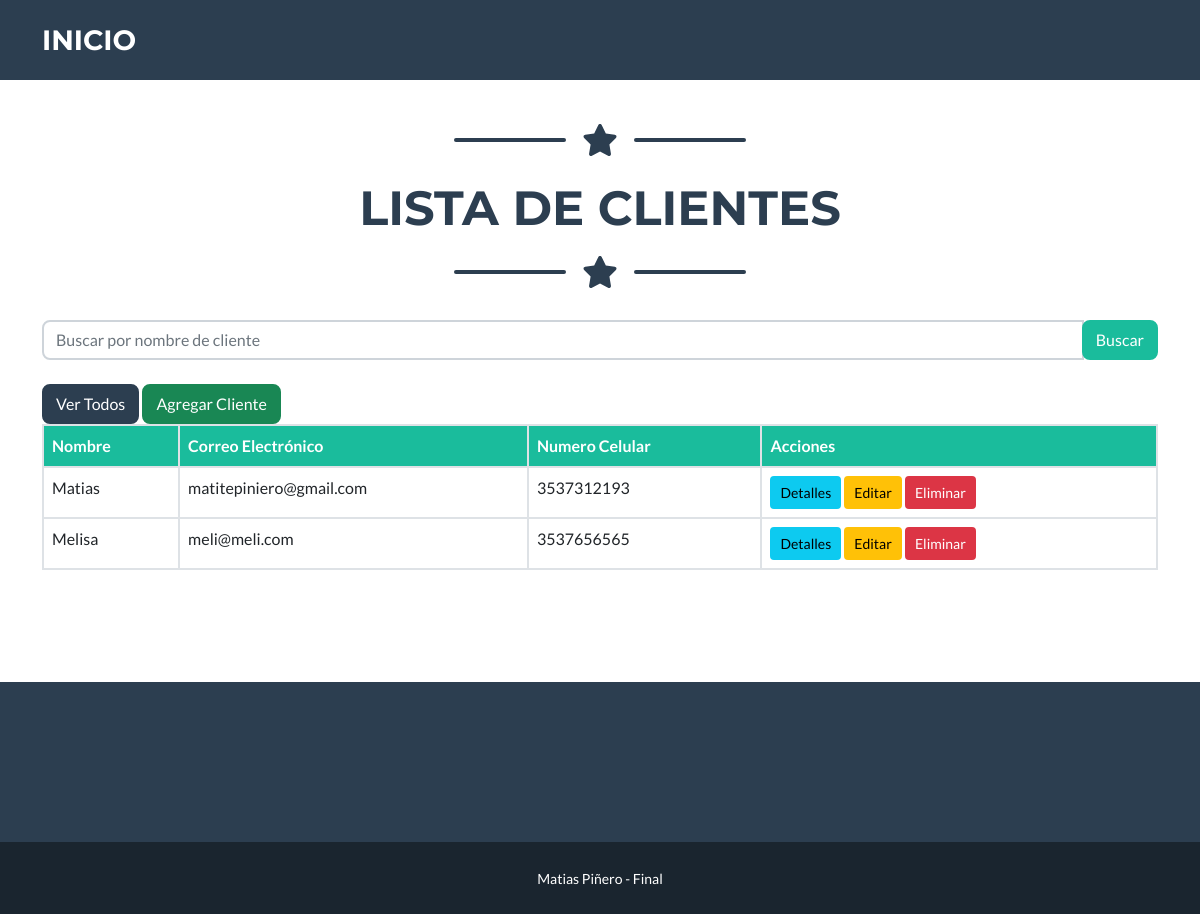
The page /AppCoder/cliente/ on the database as committed earlier.
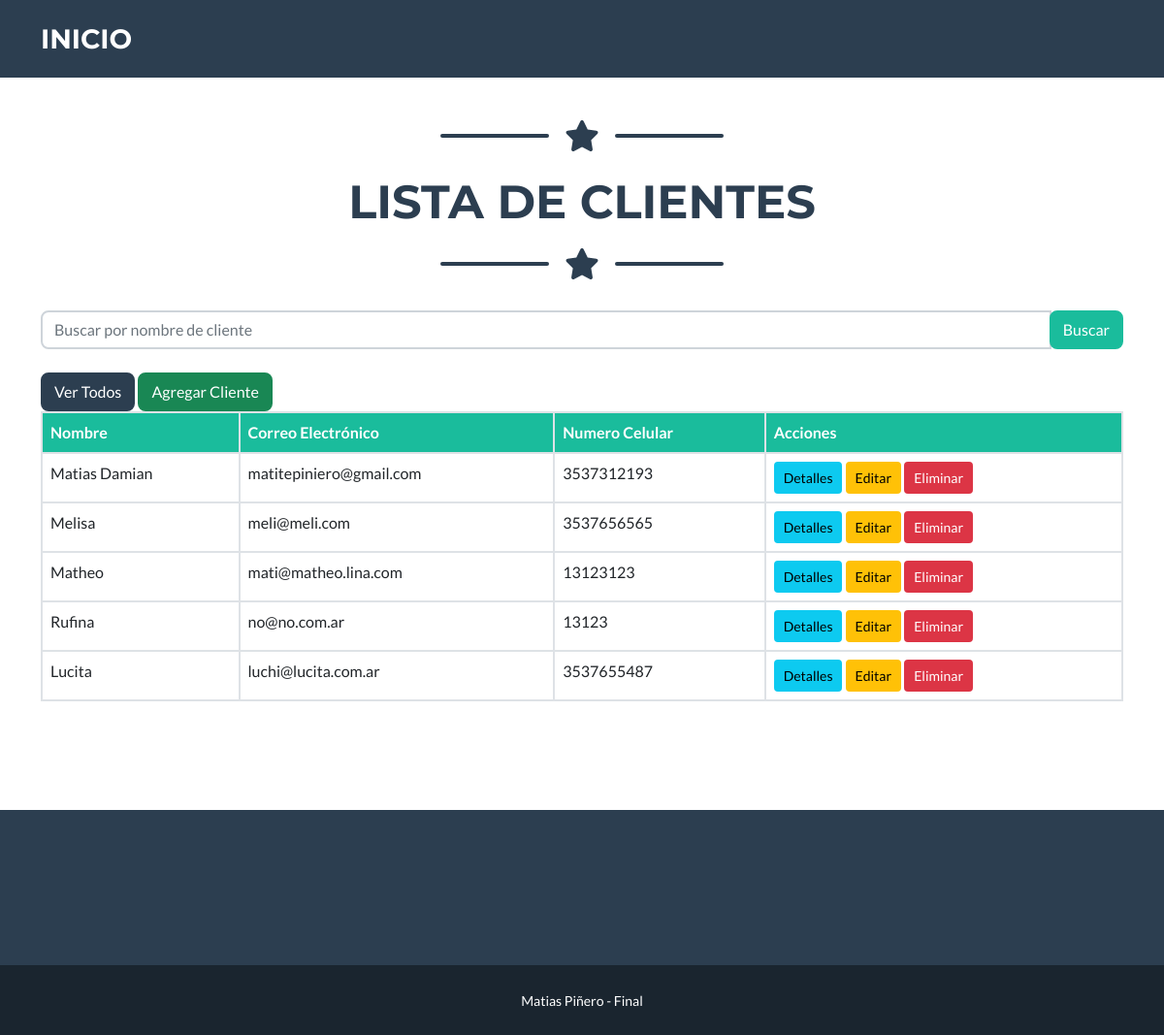
The same page on the database as committed later.
### AppCoder/models.py (models this page shows)
class Cliente(models.Model):
    nombre=models.CharField(max_length=30)
    apellido=models.CharField(max_length=30)
    cel=models.CharField(max_length=12)
    email=models.EmailField()

### AppCoder/views.py (the view)
# urls.py: path("cliente/", cliente, name="Cliente"),
def cliente(request):
    clientes = Cliente.objects.all()
    search_query = request.GET.get('search')
    if search_query:
        clientes = clientes.filter(nombre__icontains=search_query)
    return render(request, 'AppCoder/cliente.html', {'clientes': clientes})

### AppCoder/templates/AppCoder/cliente.html (shortened to what this page needs)
<!DOCTYPE html>
<html lang="en">
<head>
    {% load static %}
    <link href="{% static 'AppCoder/css/styles.css' %}" rel="stylesheet" />
</head>
<body>
    <nav class="navbar navbar-expand-lg bg-secondary text-uppercase fixed-top" id="mainNav">
        <div class="container">
            <a class="navbar-brand" href="{% url 'inicio' %}">Inicio</a>
        </div>
    </nav>
    <section class="page-section portfolio" id="client-list">
        <div class="container">
            <div class="row">
                <div class="col-lg-12">
                    <div class="divider-custom">
                        <div class="divider-custom-line"></div>
                        <div class="divider-custom-icon"><i class="fas fa-star"></i></div>
                        <div class="divider-custom-line"></div>
                    </div>
                    <h2 class="page-section-heading text-center text-uppercase text-secondary mb-0">Lista de Clientes</h2>
                    <div class="divider-custom">
                        <div class="divider-custom-line"></div>
                        <div class="divider-custom-icon"><i class="fas fa-star"></i></div>
                        <div class="divider-custom-line"></div>
                    </div>
                </div>
            </div>
        <form method="GET" class="mb-4">
            <div class="input-group">
                <input type="text" name="search" class="form-control" placeholder="Buscar por nombre de cliente" value="{{ search_query }}" />
                <div class="input-group-append">
                    <button type="submit" class="btn btn-primary">Buscar</button>
                </div>
            </div>
         </form>
            <a href="{% url 'lista_clientes' %}" class="btn btn-secondary">Ver Todos</a>
            <a href="{% url 'formCliente' %}" class="btn btn-success">Agregar Cliente</a>
        {% if clientes %}
            <table class="table table-bordered">
                <thead class="bg-primary text-white">
                    <tr>
                        <th>Nombre</th>
                        <th>Correo Electrónico</th>
                        <th>Numero Celular</th>
                        <th>Acciones</th>
                    </tr>
                </thead>
                <tbody>
                    {% for cliente in clientes %}
                        <tr>
                            <td>{{ cliente.nombre }}</td>
                            <td>{{ cliente.email }}</td>
                            <td>{{ cliente.cel }}</td>
                            <td>
                                <a href="{% url 'detalle_cliente' cliente.id %}" class="btn btn-info btn-sm">Detalles</a>
                                <a href="{% url 'editar_cliente' cliente.id %}" class="btn btn-warning btn-sm">Editar</a>
                                <a href="{% url 'eliminar_cliente' cliente.id %}" class="btn btn-danger btn-sm">Eliminar</a>
                            </td>
                        </tr>
                    {% endfor %}
                </tbody>
            </table>
        {% else %}
        <p>No se encontraron resultados.</p>
        {% endif %}
        </div>
    </section>
    <footer class="footer text-center">
    </footer>
    <div class="copyright py-4 text-center text-white">
        <div class="container"><small>Matias Piñero - Final</small></div>
    </div>
</body>
</html>

Rows that differ between the two databases and show on the page:
changed Cliente "matitepiniero@gmail.com": nombre "Matias" → "Matias Damian"
added Cliente: nombre "Matheo", email "mati@matheo.lina.com", cel "13123123"
added Cliente: nombre "Rufina", email "no@no.com.ar", cel "13123"
added Cliente: nombre "Lucita", email "luchi@lucita.com.ar", cel "3537655487"
